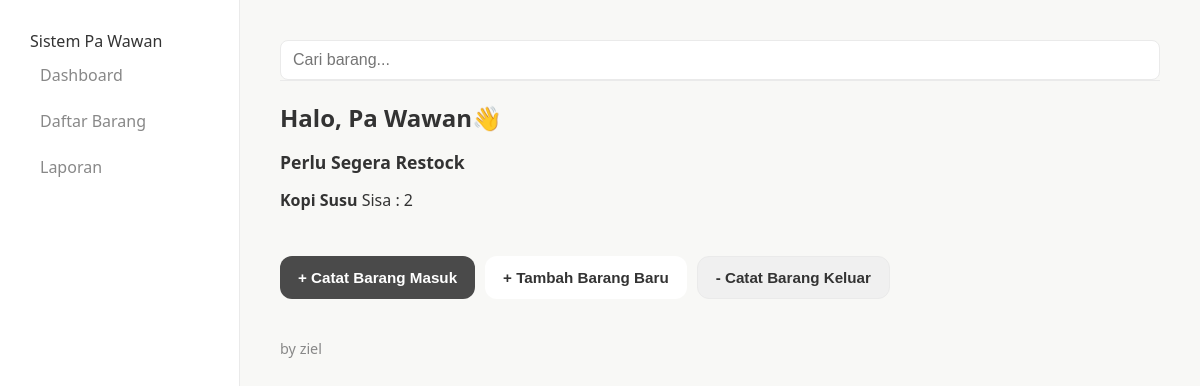
Before: / with the older database file.
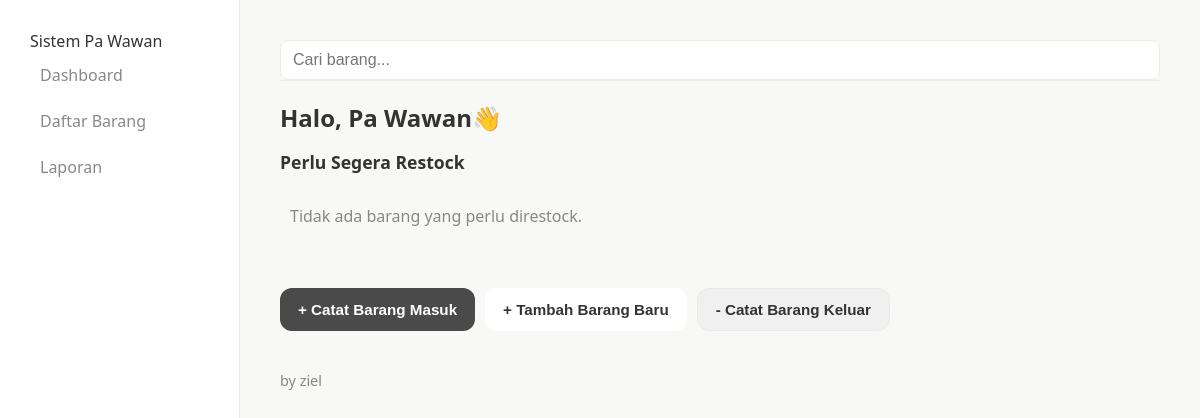
After: the same page with the newer database file.
### app.py (models this page shows, shortened)
class Product(db.Model):
    __tablename__ = 'products'
    id = db.Column(db.Integer, primary_key=True)
    nama_barang = db.Column(db.String(255), nullable=False)
    sku = db.Column(db.String(100), unique=True, nullable=True)
    satuan= db.Column(db.String(50), nullable=False)
    kategori = db.Column(db.String(100), nullable=True)
    stok = db.Column(db.Integer, nullable=False, default=0)
    stock_minimum = db.Column(db.Integer, nullable=True,default=0)
    deskripsi = db.Column(db.Text, nullable=True)
    created_by = db.Column(db.Integer, db.ForeignKey('users.id'))
    created_at = db.Column(
        db.DateTime(timezone=True),
        server_default=func.now()
    )
    updated_at = db.Column(
        db.DateTime(timezone=True),
        server_default=func.now(),
        onupdate=func.now()
    )

### app.py (the view)
@app.route('/')
def dashboard():
    user_sekarang=User.query.get(1)  # Contoh: ambil user dengan ID 1
    barang_restock=Product.query.limit(5).all()  # Contoh: ambil 5 barang pertama
    barang_restock = Product.query.filter(
        Product.stok <= Product.stock_minimum
    ).all()
    semua_barang = Product.query.order_by(Product.nama_barang).all()
    return render_template(
        'dashboard.html',
        user=user_sekarang,
        daftar_restock=barang_restock,
        list_semua_barang=semua_barang
    )

### app.py (called while the page is built)
@app.context_processor
def inject_products():
    try:
        products = Product.query.order_by(Product.nama_barang).all()
        return dict(list_semua_barang=products)
    except:
        return dict(list_semua_barang=[])

### templates/dashboard.html (shortened to what this page needs)
{% extends "layout.html" %}
{% block content %}
    <section class="greeting" style="margin-top: 20px;">
        <h2>Halo, {% if user %}{{user.nama_lengkap}}{% else %}Pengguna{% endif %}👋 </h2>
    <section class="restock-section">
        <h3>Perlu Segera Restock</h3>
        <div class="card-scroll-container">
            {% for barang in daftar_restock %}
                <div class="restock card">
                    <strong>{{ barang.nama_barang }}</strong>
                    <span>Sisa : {{ barang.stok }}</span>
                </div>
            {% endfor %}
            {% if not daftar_restock %}
                <p style="padding : 0 10px; color: var(--text-secondary)">
                    Tidak ada barang yang perlu direstock.
                </p>
            {% endif %}
        </div>
    </section>
    <section class="desktop-actions">
        <button class="btn btn-primary" id="btnShowModalMasuk">+ Catat Barang Masuk</button>
        <button class="btn btn-tertiary" id="btnShowProductModalDesktop">+ Tambah Barang Baru</button>
        <button class="btn btn-secondary" id="btnShowModalKeluar">- Catat Barang Keluar</button>
    </section>
{% endblock %}

Changed rows visible on the page:
no longer on this page (row edited): Product: nama_barang "Kopi Susu", stok "2"
Other visible differences:
text now shown: "Tidak ada barang yang perlu direstock."
